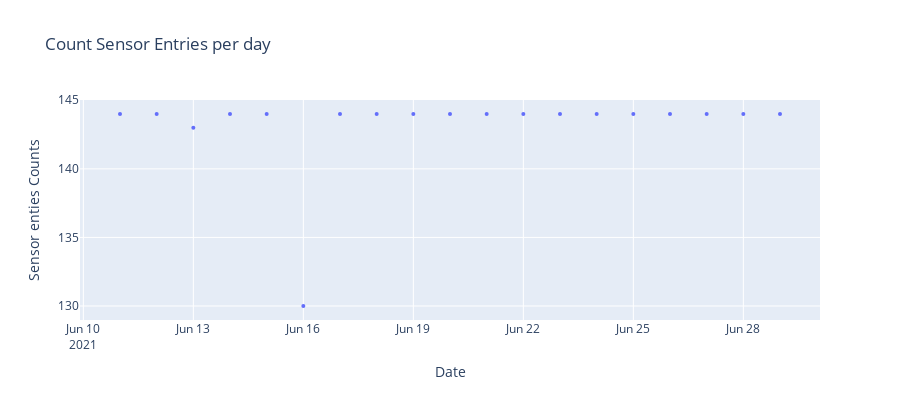

Write notebook code for a chart like this one.
### Code cell
df = df_16B4[['timestamp','temperature', 'humidity']].copy()

df['Day'] = df['timestamp'].apply(lambda x: "%d-%d-%d" % (x.year, x.month, x.day))
df['Day'] = pd.to_datetime(df['Day'])

df_cnt = df.groupby(['Day']).count().reset_index()
df_cnt
plot = px.scatter(df_cnt, x="Day", y="temperature" , height=400)

plot = px.scatter(df_cnt, x="Day", y="temperature" , height=400, 
                  labels={
                     "Day": "Date",
                     "temperature": "Sensor enties Counts"
                 },
                title="Count Sensor Entries per day")
plot.update_traces(marker=dict(size=4))
plot.show()

### Figure 1 — Plotly figure (JSON) as saved in the notebook; plotly's stock layout.template omitted (floating-point values rounded to 4 significant figures)
{"data": [{"hovertemplate": "Date=%{x}<br>Sensor enties Counts=%{y}<extra></extra>", "legendgroup": "", "marker": {"color": "#636efa", "size": 4, "symbol": "circle"}, "mode": "markers", "name": "", "orientation": "v", "showlegend": false, "type": "scatter", "x": ["2021-06-11T00:00:00", "2021-06-12T00:00:00", "2021-06-13T00:00:00", "2021-06-14T00:00:00", "2021-06-15T00:00:00", "2021-06-16T00:00:00", "2021-06-17T00:00:00", "2021-06-18T00:00:00", "2021-06-19T00:00:00", "2021-06-20T00:00:00", "2021-06-21T00:00:00", "2021-06-22T00:00:00", "2021-06-23T00:00:00", "2021-06-24T00:00:00", "2021-06-25T00:00:00", "2021-06-26T00:00:00", "2021-06-27T00:00:00", "2021-06-28T00:00:00", "2021-06-29T00:00:00"], "xaxis": "x", "y": [144, 144, 143, 144, 144, 130, 144, 144, 144, 144, 144, 144, 144, 144, 144, 144, 144, 144, 144], "yaxis": "y"}], "layout": {"height": 400, "legend": {"tracegroupgap": 0}, "title": {"text": "Count Sensor Entries per day"}, "xaxis": {"anchor": "y", "domain": [0, 1], "title": {"text": "Date"}}, "yaxis": {"anchor": "x", "domain": [0, 1], "title": {"text": "Sensor enties Counts"}}}}
